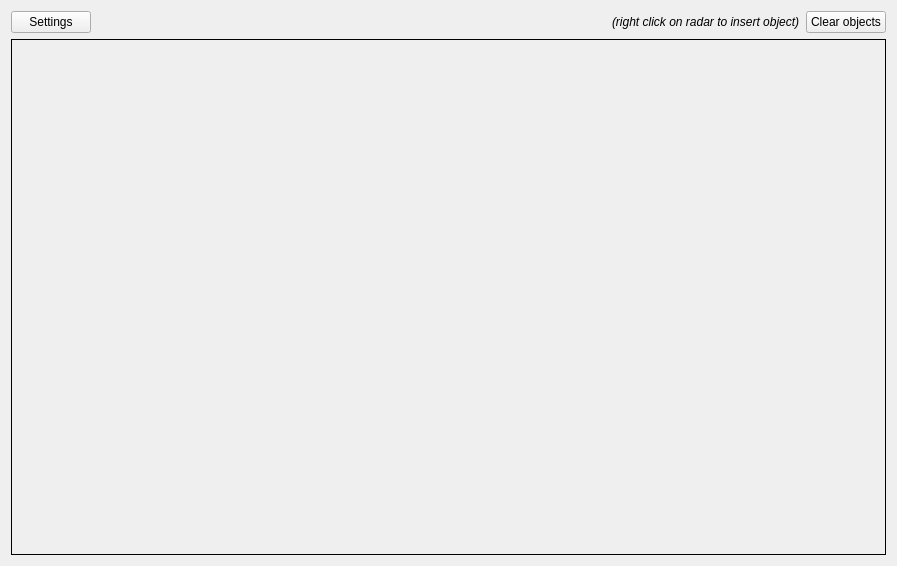
<?xml version="1.0" encoding="UTF-8"?>
<ui version="4.0">
 <class>RadarTabs</class>
 <widget class="QWidget" name="RadarTabs">
  <property name="geometry">
   <rect>
    <x>0</x>
    <y>0</y>
    <width>897</width>
    <height>566</height>
   </rect>
  </property>
  <property name="sizePolicy">
   <sizepolicy hsizetype="Preferred" vsizetype="Preferred">
    <horstretch>0</horstretch>
    <verstretch>0</verstretch>
   </sizepolicy>
  </property>
  <property name="minimumSize">
   <size>
    <width>327</width>
    <height>312</height>
   </size>
  </property>
  <property name="windowTitle">
   <string>HRI Radar</string>
  </property>
  <property name="whatsThis">
   <string/>
  </property>
  <property name="autoFillBackground">
   <bool>true</bool>
  </property>
  <layout class="QVBoxLayout" name="verticalLayout_2">
   <item>
    <widget class="QFrame" name="frame">
     <property name="maximumSize">
      <size>
       <width>16777215</width>
       <height>32</height>
      </size>
     </property>
     <property name="frameShape">
      <enum>QFrame::NoFrame</enum>
     </property>
     <property name="frameShadow">
      <enum>QFrame::Raised</enum>
     </property>
     <property name="lineWidth">
      <number>0</number>
     </property>
     <layout class="QHBoxLayout" name="horizontalLayout">
      <property name="leftMargin">
       <number>0</number>
      </property>
      <property name="topMargin">
       <number>0</number>
      </property>
      <property name="rightMargin">
       <number>0</number>
      </property>
      <property name="bottomMargin">
       <number>0</number>
      </property>
      <item>
       <widget class="QPushButton" name="settingsBtn">
        <property name="text">
         <string>Settings</string>
        </property>
        <property name="icon">
         <iconset theme="preferences-system">
          <normaloff>.</normaloff>.</iconset>
        </property>
       </widget>
      </item>
      <item>
       <spacer name="horizontalSpacer">
        <property name="orientation">
         <enum>Qt::Horizontal</enum>
        </property>
        <property name="sizeHint" stdset="0">
         <size>
          <width>40</width>
          <height>20</height>
         </size>
        </property>
       </spacer>
      </item>
      <item>
       <widget class="QLabel" name="label">
        <property name="font">
         <font>
          <italic>true</italic>
         </font>
        </property>
        <property name="text">
         <string>(right click on radar to insert object)</string>
        </property>
       </widget>
      </item>
      <item>
       <widget class="QPushButton" name="clearObjectsBtn">
        <property name="text">
         <string>Clear objects</string>
        </property>
        <property name="icon">
         <iconset theme="edit-clear">
          <normaloff>.</normaloff>.</iconset>
        </property>
       </widget>
      </item>
     </layout>
    </widget>
   </item>
   <item>
    <widget class="QStackedWidget" name="stackedWidget">
     <property name="sizePolicy">
      <sizepolicy hsizetype="Preferred" vsizetype="Preferred">
       <horstretch>0</horstretch>
       <verstretch>0</verstretch>
      </sizepolicy>
     </property>
     <property name="frameShape">
      <enum>QFrame::Box</enum>
     </property>
     <property name="currentIndex">
      <number>0</number>
     </property>
     <widget class="QWidget" name="radarPage">
      <layout class="QVBoxLayout" name="verticalLayout_3">
       <item>
        <widget class="QWidget" name="radarCanvas" native="true">
         <property name="enabled">
          <bool>true</bool>
         </property>
         <property name="cursor">
          <cursorShape>CrossCursor</cursorShape>
         </property>
         <property name="contextMenuPolicy">
          <enum>Qt::ActionsContextMenu</enum>
         </property>
        </widget>
       </item>
      </layout>
     </widget>
     <widget class="QWidget" name="settingsPage">
      <layout class="QVBoxLayout" name="verticalLayout">
       <item>
        <layout class="QHBoxLayout" name="horizontalLayout_3">
         <item>
          <widget class="QLabel" name="ppmLabel">
           <property name="font">
            <font>
             <pointsize>12</pointsize>
            </font>
           </property>
           <property name="text">
            <string>Pixels per meter:</string>
           </property>
          </widget>
         </item>
         <item>
          <widget class="QSpinBox" name="ppmSpinBox">
           <property name="frame">
            <bool>true</bool>
           </property>
           <property name="minimum">
            <number>50</number>
           </property>
           <property name="maximum">
            <number>600</number>
           </property>
           <property name="singleStep">
            <number>10</number>
           </property>
           <property name="value">
            <number>300</number>
           </property>
          </widget>
         </item>
         <item>
          <spacer name="horizontalSpacer_3">
           <property name="orientation">
            <enum>Qt::Horizontal</enum>
           </property>
           <property name="sizeHint" stdset="0">
            <size>
             <width>40</width>
             <height>20</height>
            </size>
           </property>
          </spacer>
         </item>
        </layout>
       </item>
       <item>
        <layout class="QHBoxLayout" name="horizontalLayout_2">
         <item>
          <widget class="QLabel" name="refFrameLabel">
           <property name="font">
            <font>
             <pointsize>12</pointsize>
            </font>
           </property>
           <property name="text">
            <string>Reference frame:</string>
           </property>
          </widget>
         </item>
         <item>
          <widget class="QComboBox" name="refFrameComboBox">
           <property name="enabled">
            <bool>true</bool>
           </property>
           <property name="sizePolicy">
            <sizepolicy hsizetype="Minimum" vsizetype="Fixed">
             <horstretch>0</horstretch>
             <verstretch>0</verstretch>
            </sizepolicy>
           </property>
           <property name="minimumSize">
            <size>
             <width>200</width>
             <height>0</height>
            </size>
           </property>
           <property name="currentText">
            <string/>
           </property>
          </widget>
         </item>
         <item>
          <widget class="QPushButton" name="reloadButton">
           <property name="text">
            <string>refresh frames</string>
           </property>
           <property name="icon">
            <iconset theme="reload">
             <normaloff>.</normaloff>.</iconset>
           </property>
          </widget>
         </item>
         <item>
          <spacer name="horizontalSpacer_2">
           <property name="orientation">
            <enum>Qt::Horizontal</enum>
           </property>
           <property name="sizeHint" stdset="0">
            <size>
             <width>40</width>
             <height>20</height>
            </size>
           </property>
          </spacer>
         </item>
        </layout>
       </item>
       <item>
        <widget class="QCheckBox" name="idCheckbox">
         <property name="text">
          <string>show IDs</string>
         </property>
         <property name="checked">
          <bool>true</bool>
         </property>
        </widget>
       </item>
       <item>
        <spacer name="verticalSpacer">
         <property name="orientation">
          <enum>Qt::Vertical</enum>
         </property>
         <property name="sizeHint" stdset="0">
          <size>
           <width>20</width>
           <height>40</height>
          </size>
         </property>
        </spacer>
       </item>
       <item>
        <widget class="QPushButton" name="doneSettingsBtn">
         <property name="text">
          <string>Done</string>
         </property>
        </widget>
       </item>
      </layout>
     </widget>
    </widget>
   </item>
  </layout>
 </widget>
 <layoutdefault spacing="6" margin="11"/>
 <tabstops>
  <tabstop>ppmSpinBox</tabstop>
  <tabstop>refFrameComboBox</tabstop>
  <tabstop>reloadButton</tabstop>
  <tabstop>idCheckbox</tabstop>
  <tabstop>doneSettingsBtn</tabstop>
  <tabstop>clearObjectsBtn</tabstop>
 </tabstops>
 <resources/>
 <connections/>
</ui>
